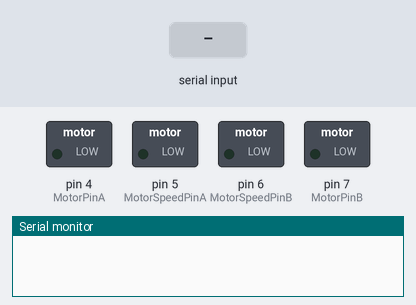
This sketch was run on a simulated Arduino Uno, built with avr-gcc and run on an emulated ATmega328P. Parts: switched loads named in the sketch (green lamp = pin HIGH), the last lines printed to the serial monitor. The test bench sets the inputs (shaded band).

Above: at 1.2 s.
1.3 s: "2" received over Serial
At 2.3 s:
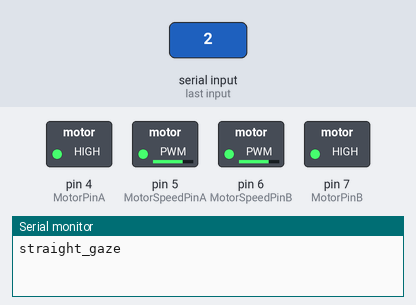
2.8 s: "3" received over Serial
At 3.4 s:
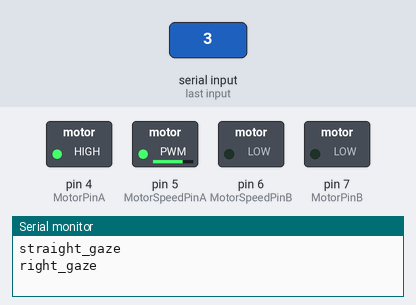
4.3 s: "4" received over Serial
At 4.6 s:
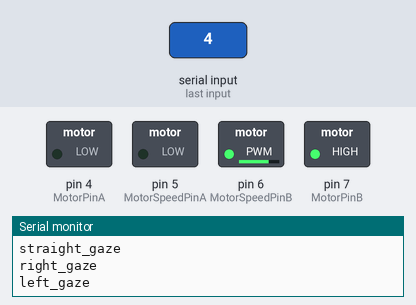
5.8 s: "1" received over Serial
At 6.9 s:
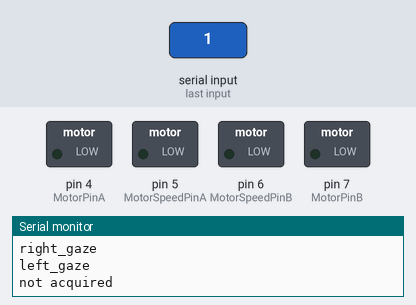
Timing chart, 0 to 8.3 s (numbered marks = the images above; inputs shaded):
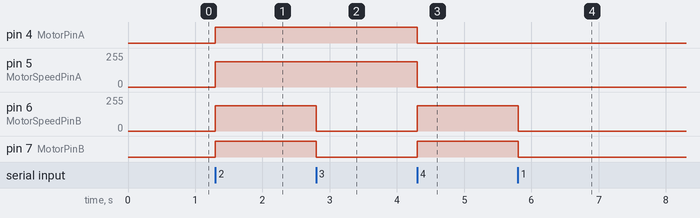

Measured:
- after the input at 1.3 s, pin 4 (MotorPinA), pin 7 (MotorPinB): LOW → HIGH at once; pin 5 (MotorSpeedPinA), pin 6 (MotorSpeedPinB): 0/255 → 189/255 at once
- after the input at 2.8 s, pin 6 (MotorSpeedPinB): 189/255 → 0/255 at once; pin 7 (MotorPinB): HIGH → LOW at once
- after the input at 4.3 s, pin 4 (MotorPinA): HIGH → LOW at once; pin 5 (MotorSpeedPinA): 189/255 → 0/255 at once; pin 6 (MotorSpeedPinB): 0/255 → 189/255 at once; pin 7 (MotorPinB): LOW → HIGH at once
- after the input at 5.8 s, pin 6 (MotorSpeedPinB): 189/255 → 0/255 at once; pin 7 (MotorPinB): HIGH → LOW at once

The sketch:

gaze_motor_control.ino
```cpp
const int MotorPinA = 4; // direction motor 1 (Channel A)
const int MotorSpeedPinA = 5; // for motor 1 speed (channel A)

const int MotorPinB = 7; //direction motor 2 (channel B)
const int MotorSpeedPinB = 6; //for motor 2 speed (channel B)


void setup() {

  pinMode(MotorPinA, OUTPUT);
  pinMode(MotorSpeedPinA, OUTPUT);

  pinMode(MotorPinB, OUTPUT);
  pinMode(MotorSpeedPinB, OUTPUT);

  Serial.begin(9600);


}

void loop() {


  while(Serial.available())
  {


    int a = (int)Serial.read();

    if(a == 49){

    Serial.println("not acquired");
    digitalWrite(MotorPinA, LOW);
    analogWrite(MotorSpeedPinA, 0);
    digitalWrite(MotorPinB, LOW);
    analogWrite(MotorSpeedPinB, 0);}


    if(a == 50){

    Serial.println("straight_gaze");
    digitalWrite(MotorPinA, HIGH);
    analogWrite(MotorSpeedPinA, 189);
    digitalWrite(MotorPinB, HIGH);
    analogWrite(MotorSpeedPinB, 189);}

    if(a == 51){

    Serial.println("right_gaze");
    digitalWrite(MotorPinA, HIGH);
    analogWrite(MotorSpeedPinA, 189);
    digitalWrite(MotorPinB, LOW);
    analogWrite(MotorSpeedPinB, 0);}

    if(a == 52){

    Serial.println("left_gaze");
    digitalWrite(MotorPinA, LOW);
    analogWrite(MotorSpeedPinA, 0);
    digitalWrite(MotorPinB, HIGH);
    analogWrite(MotorSpeedPinB, 189);}


  }


}
```
